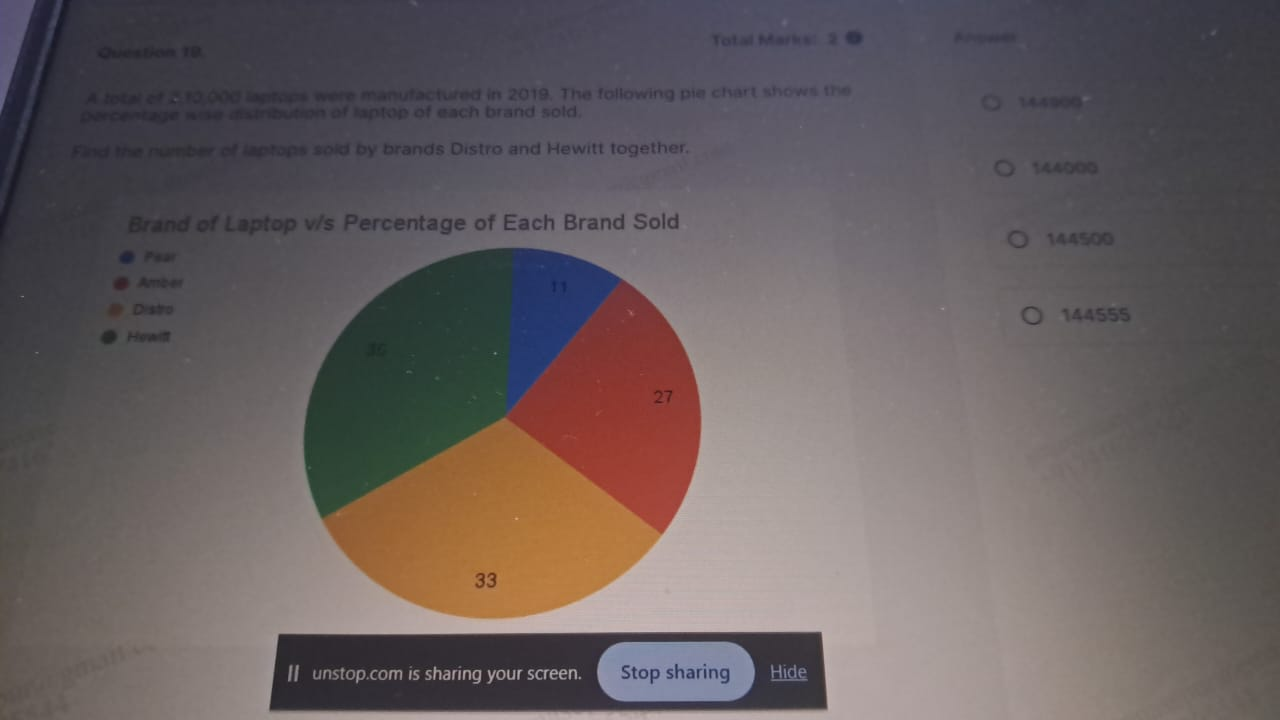
#> input picture fff.jpeg, 1280 x 720 px
$ python rotate.py
#> lines starting #> are read from the running program, lines starting #| are printed output that depends on the picture
import cv2

# Read the image as greyscale
img = cv2.imread('fff.jpeg', cv2.IMREAD_GRAYSCALE)
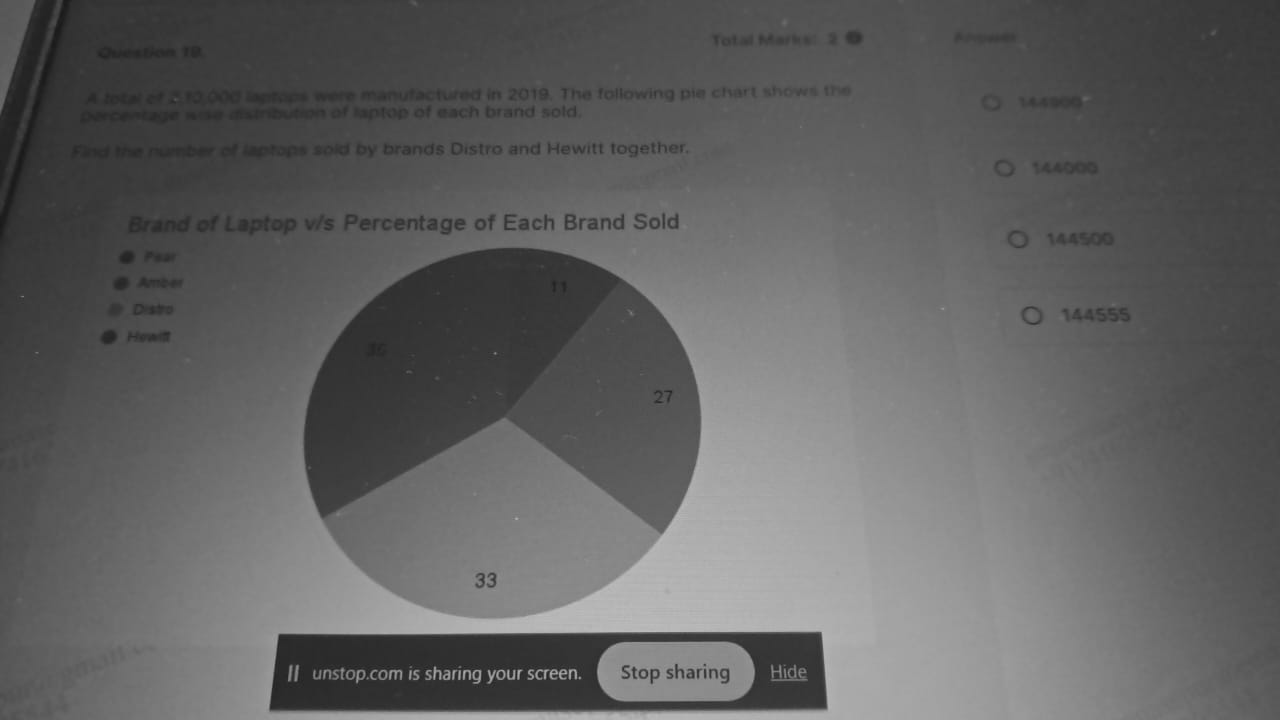
#> img: shape (720, 1280); min 25, max 191, mean 96.8

# Get image height and width
(h, w) = img.shape[:2]
#> h = 720; w = 1280

# Calculate the center of the image
center = (w / 2, h / 2)
#> center = (640, 360)

# Rotation angles and scale
angle90 = 90
angle180 = 180
angle270 = 270
scale = 1.0

# Perform the counterclockwise rotation holding at the center
# 90 degrees rotation
M90 = cv2.getRotationMatrix2D(center, angle90, scale)
rotated90 = cv2.warpAffine(img, M90, (w, h))
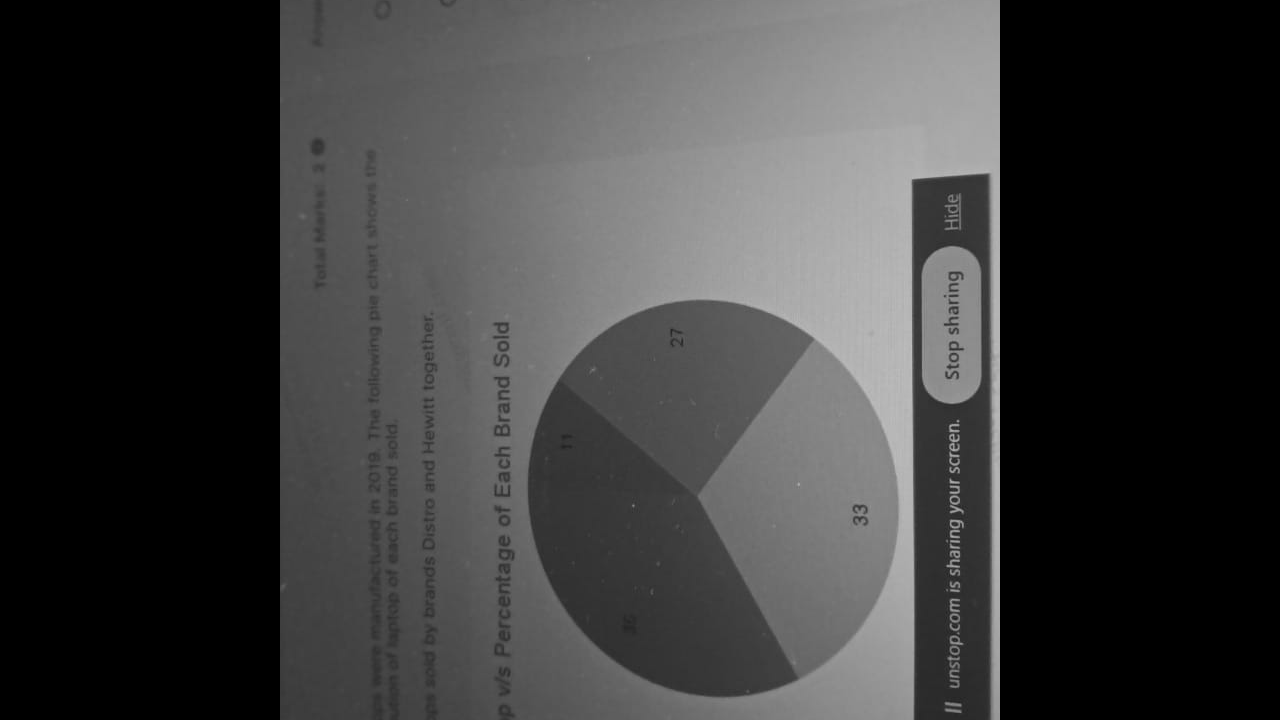
#> rotated90: shape (720, 1280); min 0, max 191, mean 59.1

# 180 degrees rotation
M180 = cv2.getRotationMatrix2D(center, angle180, scale)
rotated180 = cv2.warpAffine(img, M180, (w, h))
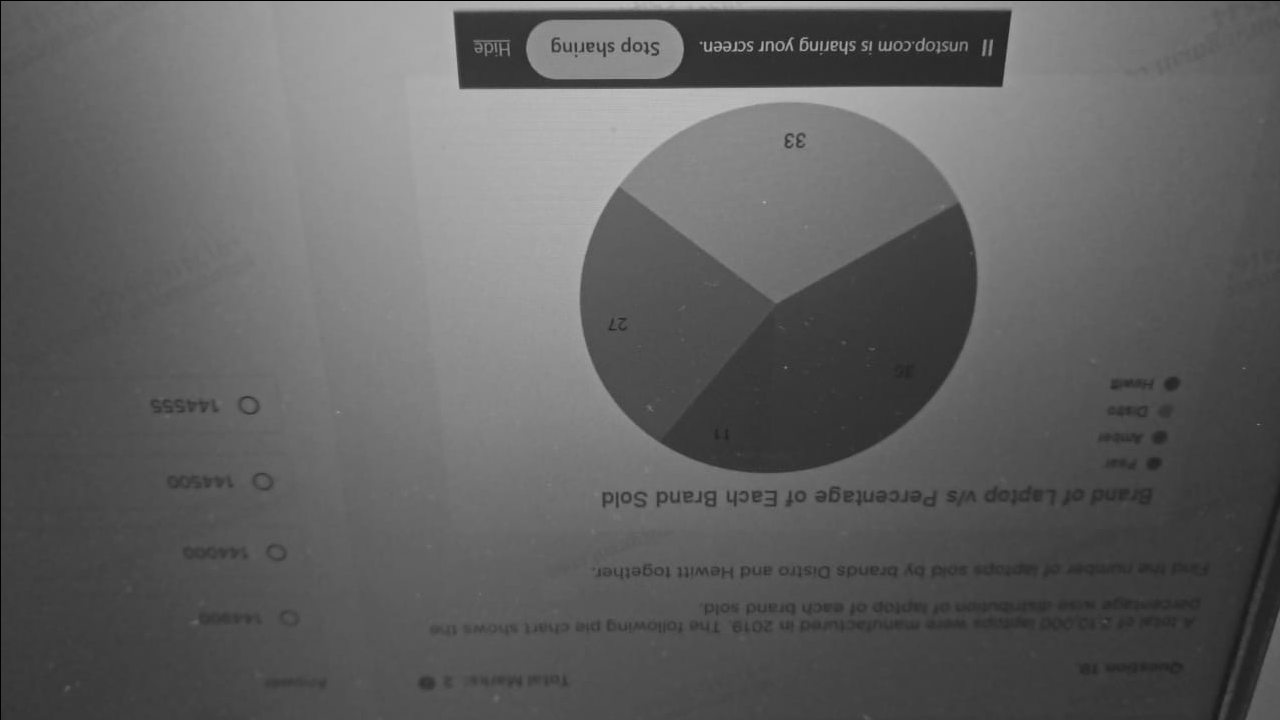
#> rotated180: shape (720, 1280); min 0, max 191, mean 96.7

# 270 degrees rotation
M270 = cv2.getRotationMatrix2D(center, angle270, scale)
rotated270 = cv2.warpAffine(img, M270, (w, h))
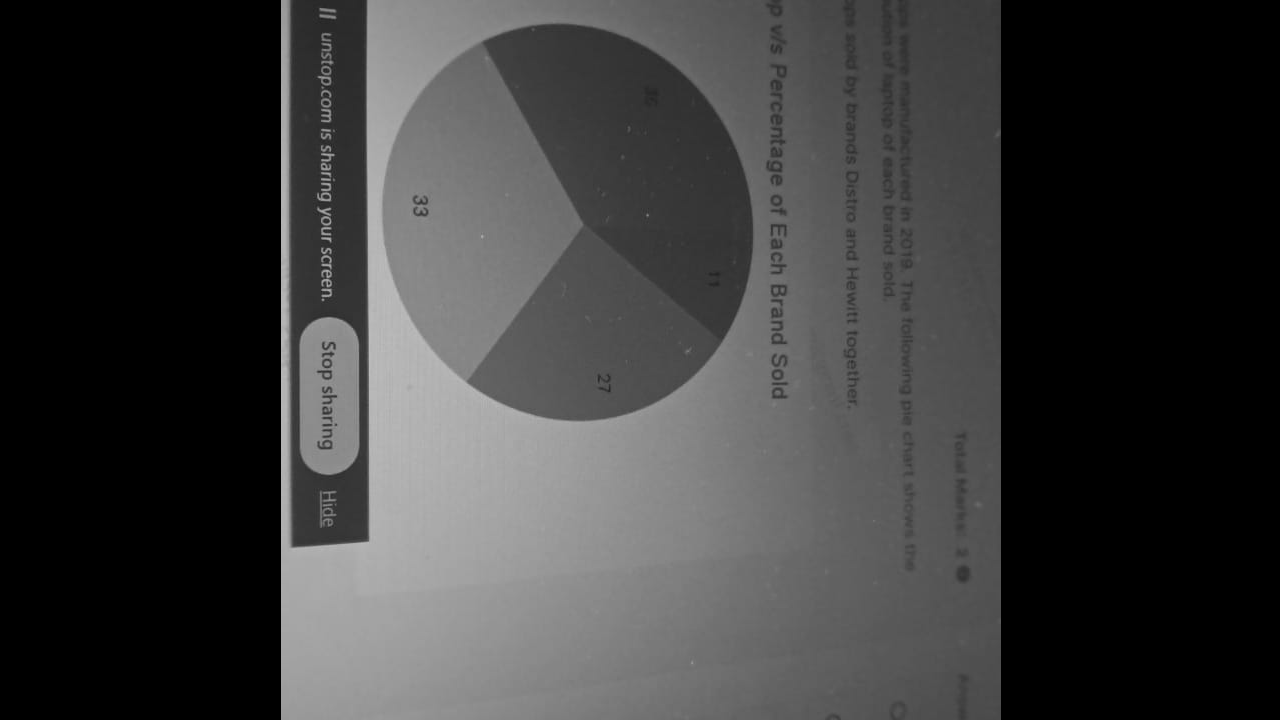
#> rotated270: shape (720, 1280); min 0, max 191, mean 59.1

# Display the original image
cv2.imshow('Original Image', img)

# Display the image rotated by 90 degrees
cv2.imshow('Image rotated by 90 degrees', rotated90)

# Display the image rotated by 180 degrees
cv2.imshow('Image rotated by 180 degrees', rotated180)

# Display the image rotated by 270 degrees
cv2.imshow('Image rotated by 270 degrees', rotated270)

# Wait until a key is pressed
cv2.waitKey(0)

# Destroy all the windows showing images
cv2.destroyAllWindows()
